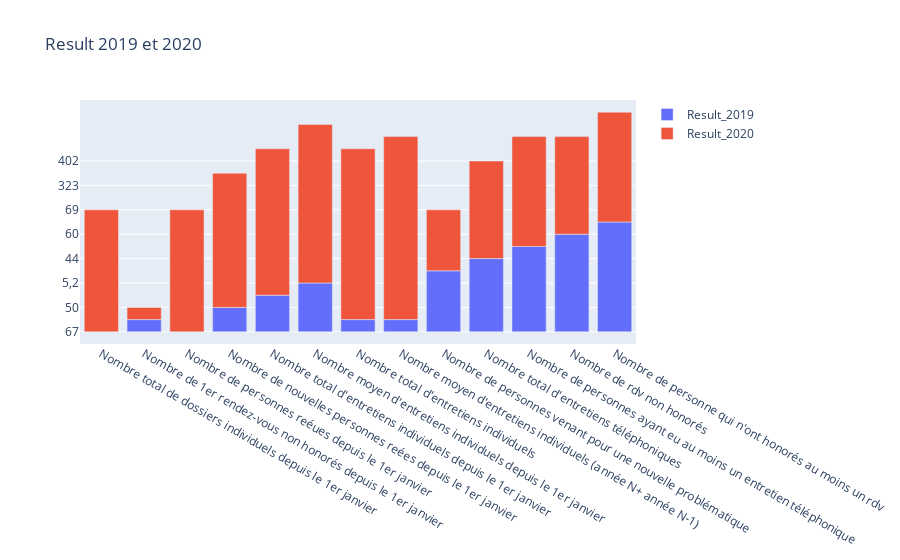

Here is the notebook cell this chart was saved with:
### Code cell
import plotly.graph_objs as go
import pandas as pd
import plotly.express as px
from plotly.subplots import make_subplots
input_file = "result2019_2020.csv"
df = pd.read_csv(input_file)
#display(df)


Result_2019 = go.Bar(x=df.R_2019, y=df.Result_2019,name = "Result_2019")
Result_2020 = go.Bar(x=df.R_2020, y=df.Result_2020,name = "Result_2020")

fig = make_subplots(rows=2, cols=1)

data =[ Result_2019, Result_2020]
layout = go.Layout(title='Result 2019 et 2020',barmode = "relative")




fig = go.Figure(data = data, layout = layout)
fig.show()

### Figure 1 — Plotly figure (JSON) as saved in the notebook; plotly's stock layout.template omitted (floating-point values rounded to 4 significant figures)
{"data": [{"name": "Result_2019", "type": "bar", "x": ["Nombre total de dossiers individuels depuis le 1er janvier", "Nombre de 1er rendez-vous non honorés depuis le 1er janvier", "Nombre de personnes reéues depuis le 1er janvier", "Nombre de nouvelles personnes reées depuis le 1er janvier", "Nombre total d'entretiens individuels depuis le 1er janvier", "Nombre moyen d'entretiens individuels depuis le 1er janvier", "Nombre total d'entretiens individuels ", "Nombre moyen d'entretiens individuels (année N+ année N-1)", "Nombre de personnes venant pour une nouvelle problématique", "Nombre total d'entretiens téléphoniques", "Nombre de personnes ayant eu au moins un entretien téléphonique", "Nombre de rdv non honorés", "Nombre de personne qui n'ont honorés au moins un rdv"], "y": ["67", "0", "67", "50", "350", "5,2", "0", "0", "1", "44", "39", "60", "48"]}, {"name": "Result_2020", "type": "bar", "x": ["Nombre total de dossiers individuels depuis le 1er janvier", "Nombre de 1er rendez-vous non honorés depuis le 1er janvier", "Nombre de personnes reéues depuis le 1er janvier", "Nombre de nouvelles personnes reées depuis le 1er janvier", "Nombre total d'entretiens individuels depuis le 1er janvier", "Nombre moyen d'entretiens individuels depuis le 1er janvier", "Nombre total d'entretiens individuels ", "Nombre moyen d'entretiens individuels (année N+ année N-1)", "Nombre de personnes venant pour une nouvelle problématique", "Nombre total d'entretiens téléphoniques", "Nombre de personnes ayant eu au moins un entretien téléphonique", "Nombre de rdv non honorés", "Nombre de personne qui n'ont honorés au moins un rdv"], "y": ["69", "0", "69", "53", "323", "4,7", "402", "6", "1", "60", "48", "60", "48"]}], "layout": {"barmode": "relative", "title": {"text": "Result 2019 et 2020"}}}
